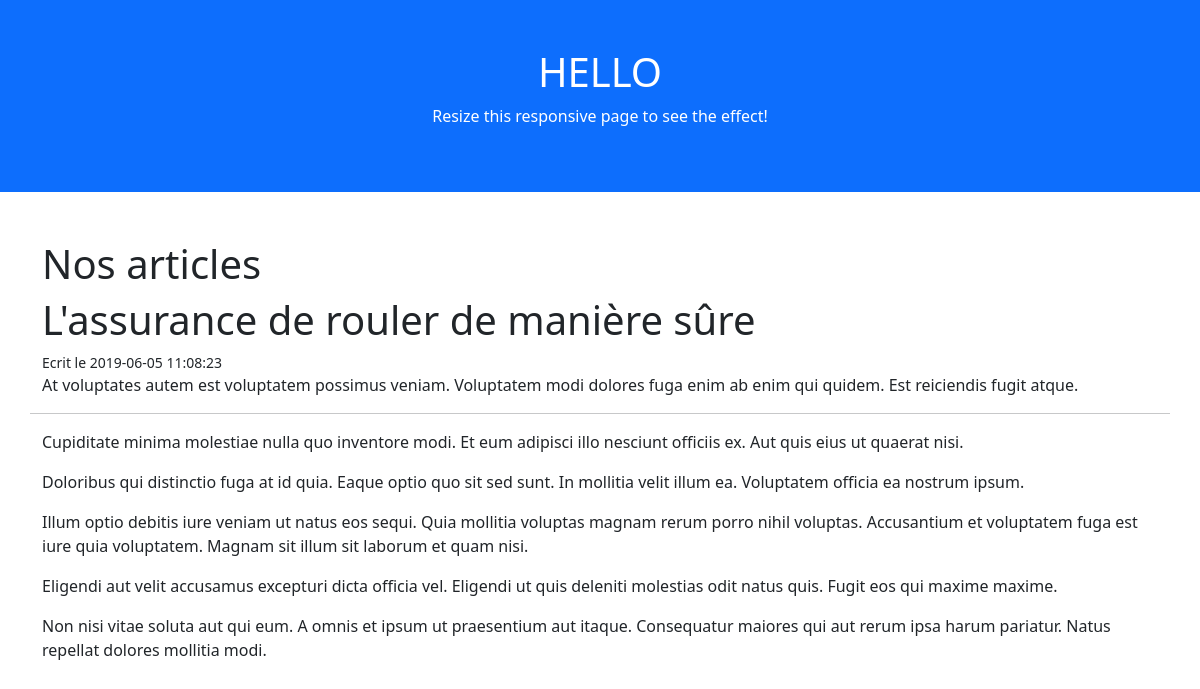
Screenshot of /article.php?id=123 with the database file from the repository.
### tables this page shows
CREATE TABLE `articles` (
  `id` int(11) NOT NULL,
  `title` varchar(255) NOT NULL,
  `slug` varchar(255) NOT NULL,
  `introduction` text NOT NULL,
  `content` text NOT NULL,
  `created_at` datetime NOT NULL
);

### article.php (called while the page is built, shortened)
<?php
require_once('database.php');
$article_id = null;
if (!empty($_GET['id']) && ctype_digit($_GET['id'])) {
    $article_id = $_GET['id'];
}
$article = findArticle($article_id);
require('templates/articles/show.html.php');
require('templates/layout.html.php');
?>

### database.php (called while the page is built, shortened)
<?php
function getPdo()
{
    $pdo = new PDO('mysql:host=localhost;dbname=blog_poo;charset=utf8', 'root', '', [
        PDO::ATTR_ERRMODE => PDO::ERRMODE_EXCEPTION,
        PDO::ATTR_DEFAULT_FETCH_MODE => PDO::FETCH_ASSOC
    ]);
    return $pdo;
}
function findArticle(int $article_id)
{
    $pdo = getPdo();
    $query = $pdo->prepare("SELECT * FROM articles WHERE id= :article_id");
    $article = $query->execute(['article_id' => $article_id]);
    $article = $query->fetch();
    return $article;
}

### templates/articles/show.html.php (the view)
<h1><?= $article['title'] ?></h1>
<small>Ecrit le <?= $article['created_at'] ?></small>
<p><?= $article['introduction'] ?></p>
<hr>
<?= $article['content'] ?>

### rows the page displays
articles: title "L'assurance de rouler de manière sûre", created_at "2019-06-05 11:08:23", introduction "At voluptates autem est voluptatem possimus veniam. Voluptatem modi dolores fuga enim ab enim qui quidem. Est reiciendis fugit atque.", content "Cupiditate minima molestiae nulla quo inventore modi. Et eum adipisci illo nesciunt officiis ex. Aut quis eius ut quaerat nisi. Doloribus qui distinctio fuga at id quia. Eaque optio quo sit sed sunt. In mollitia velit illum ea. Voluptatem officia ea nostrum ipsum. Illum optio debitis iure veniam ut natus eos sequi. Quia mollitia voluptas magnam rerum porro nihil voluptas. Accusantium et voluptatem fuga est iure quia voluptatem. Magnam sit illum sit laborum et quam nisi. Eligendi aut velit accusamus excepturi dicta officia vel. Eligendi ut quis deleniti molestias odit natus quis. Fugit eos qui maxime maxime. Non nisi vitae soluta aut qui eum. A omnis et ipsum ut praesentium aut itaque.…"
